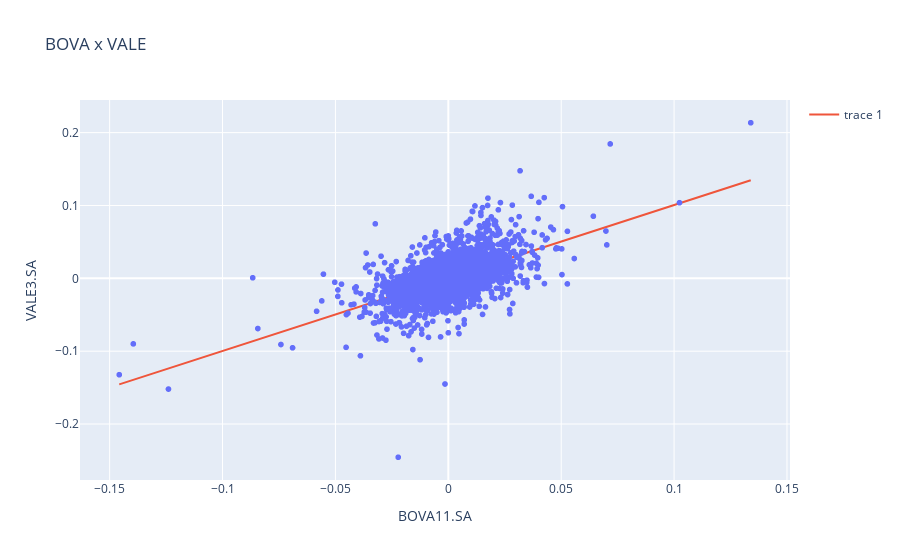

This figure's notebook cell:
### Code cell
figura = px.scatter(dataset_taxa_retorno, x = 'BOVA11.SA', y = 'VALE3.SA', title = 'BOVA x VALE')
figura.add_scatter(x = dataset_taxa_retorno['BOVA11.SA'], y = beta * dataset_taxa_retorno['BOVA11.SA'] + alpha)
figura.show()

### Figure 1 — Plotly figure (JSON) as saved in the notebook; plotly's stock layout.template omitted (floating-point values rounded to 4 significant figures; data arrays with more than 128 entries replaced by an {"elided": "..."} marker saying what was removed)
{"data": [{"hovertemplate": "BOVA11.SA=%{x}<br>VALE3.SA=%{y}<extra></extra>", "legendgroup": "", "marker": {"color": "#636efa", "symbol": "circle"}, "mode": "markers", "name": "", "showlegend": false, "type": "scattergl", "x": {"elided": "2898 float values"}, "xaxis": "x", "y": {"elided": "2898 float values"}, "yaxis": "y"}, {"type": "scatter", "x": {"elided": "2898 float values"}, "y": {"elided": "2898 float values"}}], "layout": {"legend": {"tracegroupgap": 0}, "title": {"text": "BOVA x VALE"}, "xaxis": {"anchor": "y", "domain": [0, 1], "title": {"text": "BOVA11.SA"}}, "yaxis": {"anchor": "x", "domain": [0, 1], "title": {"text": "VALE3.SA"}}}}
